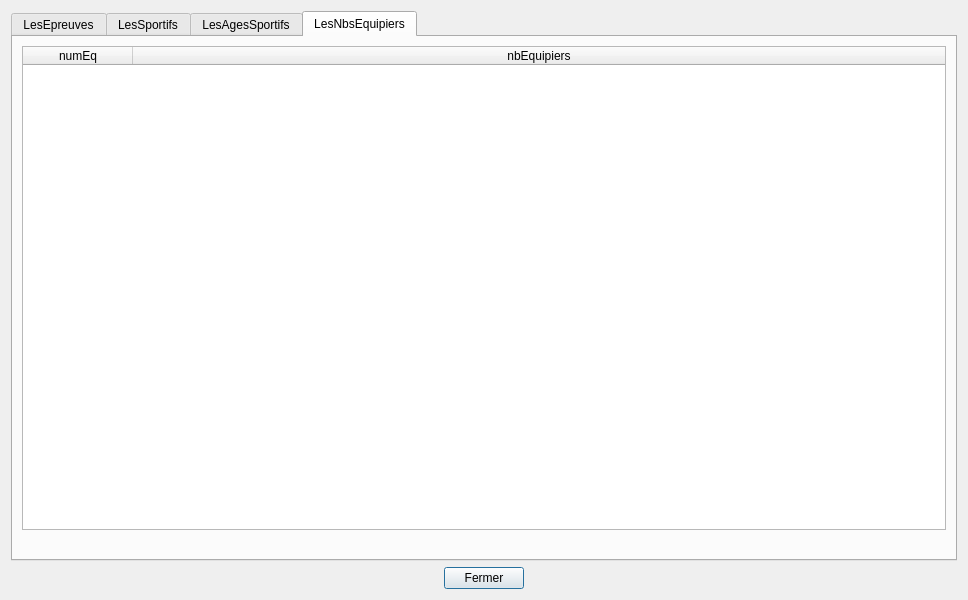
<?xml version="1.0" encoding="UTF-8"?>
<ui version="4.0">
 <class>tablesDataV1</class>
 <widget class="QDialog" name="tablesDataV1">
  <property name="geometry">
   <rect>
    <x>0</x>
    <y>0</y>
    <width>968</width>
    <height>600</height>
   </rect>
  </property>
  <property name="sizePolicy">
   <sizepolicy hsizetype="Preferred" vsizetype="Preferred">
    <horstretch>0</horstretch>
    <verstretch>0</verstretch>
   </sizepolicy>
  </property>
  <property name="minimumSize">
   <size>
    <width>0</width>
    <height>0</height>
   </size>
  </property>
  <property name="windowTitle">
   <string>BD JO</string>
  </property>
  <layout class="QVBoxLayout" name="verticalLayout">
   <item>
    <widget class="QTabWidget" name="tabWidget">
     <property name="currentIndex">
      <number>3</number>
     </property>
     <widget class="QWidget" name="tabEpreuves">
      <attribute name="title">
       <string>LesEpreuves</string>
      </attribute>
      <layout class="QVBoxLayout" name="verticalLayout_3">
       <item>
        <widget class="QTableWidget" name="tableEpreuves">
         <property name="sizePolicy">
          <sizepolicy hsizetype="Expanding" vsizetype="Expanding">
           <horstretch>0</horstretch>
           <verstretch>0</verstretch>
          </sizepolicy>
         </property>
         <property name="minimumSize">
          <size>
           <width>0</width>
           <height>400</height>
          </size>
         </property>
         <property name="baseSize">
          <size>
           <width>0</width>
           <height>0</height>
          </size>
         </property>
         <property name="layoutDirection">
          <enum>Qt::LeftToRight</enum>
         </property>
         <property name="sizeAdjustPolicy">
          <enum>QAbstractScrollArea::AdjustToContents</enum>
         </property>
         <property name="sortingEnabled">
          <bool>true</bool>
         </property>
         <property name="columnCount">
          <number>7</number>
         </property>
         <attribute name="horizontalHeaderCascadingSectionResizes">
          <bool>true</bool>
         </attribute>
         <attribute name="horizontalHeaderDefaultSectionSize">
          <number>110</number>
         </attribute>
         <attribute name="horizontalHeaderHighlightSections">
          <bool>true</bool>
         </attribute>
         <attribute name="horizontalHeaderMinimumSectionSize">
          <number>50</number>
         </attribute>
         <attribute name="horizontalHeaderShowSortIndicator" stdset="0">
          <bool>true</bool>
         </attribute>
         <attribute name="horizontalHeaderStretchLastSection">
          <bool>true</bool>
         </attribute>
         <attribute name="verticalHeaderVisible">
          <bool>false</bool>
         </attribute>
         <column>
          <property name="text">
           <string>numEp</string>
          </property>
         </column>
         <column>
          <property name="text">
           <string>nomEp</string>
          </property>
         </column>
         <column>
          <property name="text">
           <string>formeEp</string>
          </property>
         </column>
         <column>
          <property name="text">
           <string>nomDi</string>
          </property>
         </column>
         <column>
          <property name="text">
           <string>categorieEp</string>
          </property>
         </column>
         <column>
          <property name="text">
           <string>nbSportifsEp</string>
          </property>
         </column>
         <column>
          <property name="text">
           <string>dateEp</string>
          </property>
         </column>
        </widget>
       </item>
       <item>
        <widget class="QLabel" name="label_epreuves">
         <property name="palette">
          <palette>
           <active>
            <colorrole role="WindowText">
             <brush brushstyle="SolidPattern">
              <color alpha="255">
               <red>255</red>
               <green>0</green>
               <blue>0</blue>
              </color>
             </brush>
            </colorrole>
           </active>
           <inactive>
            <colorrole role="WindowText">
             <brush brushstyle="SolidPattern">
              <color alpha="255">
               <red>255</red>
               <green>0</green>
               <blue>0</blue>
              </color>
             </brush>
            </colorrole>
           </inactive>
           <disabled>
            <colorrole role="WindowText">
             <brush brushstyle="SolidPattern">
              <color alpha="255">
               <red>120</red>
               <green>120</green>
               <blue>120</blue>
              </color>
             </brush>
            </colorrole>
           </disabled>
          </palette>
         </property>
         <property name="text">
          <string/>
         </property>
         <property name="scaledContents">
          <bool>true</bool>
         </property>
         <property name="alignment">
          <set>Qt::AlignCenter</set>
         </property>
        </widget>
       </item>
      </layout>
     </widget>
     <widget class="QWidget" name="tabSportifs">
      <attribute name="title">
       <string>LesSportifs</string>
      </attribute>
      <layout class="QVBoxLayout" name="verticalLayout_7">
       <item>
        <widget class="QTableWidget" name="tableSportifs">
         <attribute name="horizontalHeaderDefaultSectionSize">
          <number>110</number>
         </attribute>
         <attribute name="horizontalHeaderMinimumSectionSize">
          <number>50</number>
         </attribute>
         <attribute name="horizontalHeaderStretchLastSection">
          <bool>true</bool>
         </attribute>
         <attribute name="verticalHeaderVisible">
          <bool>false</bool>
         </attribute>
         <column>
          <property name="text">
           <string>numSp</string>
          </property>
         </column>
         <column>
          <property name="text">
           <string>nomSp</string>
          </property>
         </column>
         <column>
          <property name="text">
           <string>prenomSp</string>
          </property>
         </column>
         <column>
          <property name="text">
           <string>pays</string>
          </property>
         </column>
         <column>
          <property name="text">
           <string>categorieSp</string>
          </property>
         </column>
         <column>
          <property name="text">
           <string>dateNaisSp</string>
          </property>
         </column>
         <column>
          <property name="text">
           <string>ageSp</string>
          </property>
         </column>
         <column>
          <property name="text">
           <string>numEq</string>
          </property>
         </column>
        </widget>
       </item>
       <item>
        <widget class="QLabel" name="label_sportifs">
         <property name="palette">
          <palette>
           <active>
            <colorrole role="WindowText">
             <brush brushstyle="SolidPattern">
              <color alpha="255">
               <red>255</red>
               <green>0</green>
               <blue>0</blue>
              </color>
             </brush>
            </colorrole>
           </active>
           <inactive>
            <colorrole role="WindowText">
             <brush brushstyle="SolidPattern">
              <color alpha="255">
               <red>255</red>
               <green>0</green>
               <blue>0</blue>
              </color>
             </brush>
            </colorrole>
           </inactive>
           <disabled>
            <colorrole role="WindowText">
             <brush brushstyle="SolidPattern">
              <color alpha="255">
               <red>120</red>
               <green>120</green>
               <blue>120</blue>
              </color>
             </brush>
            </colorrole>
           </disabled>
          </palette>
         </property>
         <property name="text">
          <string/>
         </property>
         <property name="alignment">
          <set>Qt::AlignCenter</set>
         </property>
        </widget>
       </item>
      </layout>
     </widget>
     <widget class="QWidget" name="tabAgeSportifs">
      <attribute name="title">
       <string>LesAgesSportifs</string>
      </attribute>
      <layout class="QVBoxLayout" name="verticalLayout_2">
       <item>
        <widget class="QTableWidget" name="tableAgesSportifs">
         <attribute name="horizontalHeaderDefaultSectionSize">
          <number>110</number>
         </attribute>
         <attribute name="horizontalHeaderMinimumSectionSize">
          <number>50</number>
         </attribute>
         <attribute name="horizontalHeaderStretchLastSection">
          <bool>true</bool>
         </attribute>
         <attribute name="verticalHeaderVisible">
          <bool>false</bool>
         </attribute>
         <column>
          <property name="text">
           <string>numSp</string>
          </property>
         </column>
         <column>
          <property name="text">
           <string>ageSp</string>
          </property>
         </column>
        </widget>
       </item>
       <item>
        <widget class="QLabel" name="label_agesSportifs">
         <property name="palette">
          <palette>
           <active>
            <colorrole role="WindowText">
             <brush brushstyle="SolidPattern">
              <color alpha="255">
               <red>255</red>
               <green>0</green>
               <blue>0</blue>
              </color>
             </brush>
            </colorrole>
           </active>
           <inactive>
            <colorrole role="WindowText">
             <brush brushstyle="SolidPattern">
              <color alpha="255">
               <red>255</red>
               <green>0</green>
               <blue>0</blue>
              </color>
             </brush>
            </colorrole>
           </inactive>
           <disabled>
            <colorrole role="WindowText">
             <brush brushstyle="SolidPattern">
              <color alpha="255">
               <red>120</red>
               <green>120</green>
               <blue>120</blue>
              </color>
             </brush>
            </colorrole>
           </disabled>
          </palette>
         </property>
         <property name="text">
          <string/>
         </property>
         <property name="alignment">
          <set>Qt::AlignCenter</set>
         </property>
        </widget>
       </item>
      </layout>
     </widget>
     <widget class="QWidget" name="tabNbEquipiers">
      <attribute name="title">
       <string>LesNbsEquipiers</string>
      </attribute>
      <layout class="QVBoxLayout" name="verticalLayout_4">
       <item>
        <widget class="QTableWidget" name="tableNbEquipiers">
         <attribute name="horizontalHeaderDefaultSectionSize">
          <number>110</number>
         </attribute>
         <attribute name="horizontalHeaderMinimumSectionSize">
          <number>50</number>
         </attribute>
         <attribute name="horizontalHeaderStretchLastSection">
          <bool>true</bool>
         </attribute>
         <attribute name="verticalHeaderVisible">
          <bool>false</bool>
         </attribute>
         <column>
          <property name="text">
           <string>numEq</string>
          </property>
         </column>
         <column>
          <property name="text">
           <string>nbEquipiers</string>
          </property>
         </column>
        </widget>
       </item>
       <item>
        <widget class="QLabel" name="label_nbEquipiers">
         <property name="palette">
          <palette>
           <active>
            <colorrole role="WindowText">
             <brush brushstyle="SolidPattern">
              <color alpha="255">
               <red>255</red>
               <green>0</green>
               <blue>0</blue>
              </color>
             </brush>
            </colorrole>
           </active>
           <inactive>
            <colorrole role="WindowText">
             <brush brushstyle="SolidPattern">
              <color alpha="255">
               <red>255</red>
               <green>0</green>
               <blue>0</blue>
              </color>
             </brush>
            </colorrole>
           </inactive>
           <disabled>
            <colorrole role="WindowText">
             <brush brushstyle="SolidPattern">
              <color alpha="255">
               <red>120</red>
               <green>120</green>
               <blue>120</blue>
              </color>
             </brush>
            </colorrole>
           </disabled>
          </palette>
         </property>
         <property name="text">
          <string/>
         </property>
         <property name="alignment">
          <set>Qt::AlignCenter</set>
         </property>
        </widget>
       </item>
      </layout>
     </widget>
    </widget>
   </item>
   <item>
    <layout class="QHBoxLayout" name="horizontalLayout">
     <item>
      <spacer name="horizontalSpacer_data_V1">
       <property name="orientation">
        <enum>Qt::Horizontal</enum>
       </property>
       <property name="sizeHint" stdset="0">
        <size>
         <width>40</width>
         <height>20</height>
        </size>
       </property>
      </spacer>
     </item>
     <item>
      <widget class="QPushButton" name="pushButton_data_V1">
       <property name="text">
        <string>Fermer</string>
       </property>
      </widget>
     </item>
     <item>
      <spacer name="horizontalSpacer_2_data_V1">
       <property name="orientation">
        <enum>Qt::Horizontal</enum>
       </property>
       <property name="sizeHint" stdset="0">
        <size>
         <width>40</width>
         <height>20</height>
        </size>
       </property>
      </spacer>
     </item>
    </layout>
   </item>
  </layout>
 </widget>
 <resources/>
 <connections>
  <connection>
   <sender>pushButton_data_V1</sender>
   <signal>clicked()</signal>
   <receiver>tablesDataV1</receiver>
   <slot>close()</slot>
   <hints>
    <hint type="sourcelabel">
     <x>360</x>
     <y>575</y>
    </hint>
    <hint type="destinationlabel">
     <x>323</x>
     <y>169</y>
    </hint>
   </hints>
  </connection>
 </connections>
 <slots>
  <slot>refreshSpectaclesData()</slot>
  <slot>refreshZonesData()</slot>
  <slot>refreshRepresentationsData()</slot>
 </slots>
</ui>
